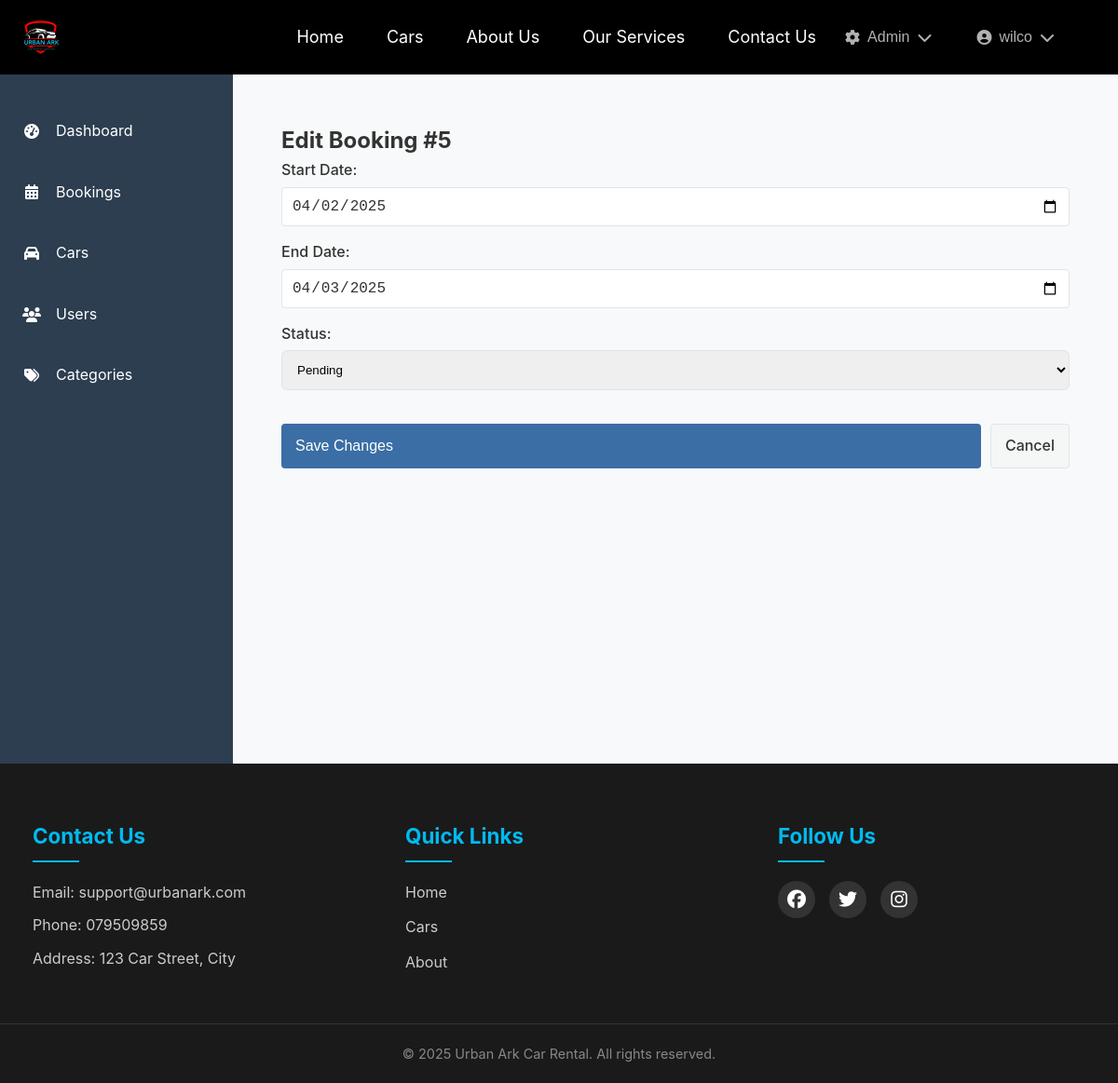
The app's page /cars/admin/bookings/5/edit/ (signed in) with its own data.
### users/models.py (models this page shows, shortened)
class CustomUser(AbstractUser):
    USER_TYPE_CHOICES = (
        ('customer', 'Customer'),
        ('admin', 'Admin'),
        ('staff', 'Staff')
    )
    GENDER_CHOICES = [
        ('male', 'Male'),
        ('female', 'Female'),
        ('other', 'Other')
    ]
    user_type = models.CharField(max_length=20, choices=USER_TYPE_CHOICES, default='customer')
    email = models.EmailField(_('email address'), unique=True)
    gender = models.CharField(max_length=10, choices=GENDER_CHOICES, blank=True, null=True)
    date_of_birth = models.DateField(_('date of birth'), null=True, blank=True)
    profile_picture = models.ImageField(upload_to='profile_pics/', null=True, blank=True)
    is_verified = models.BooleanField(default=False)
    phone_regex = RegexValidator(
        regex=r'^\+?1?\d{9,15}$',
        message="Phone number must be entered in the format: '+999999999'. Up to 15 digits allowed."
    )
    phone_number = models.CharField(validators=[phone_regex], max_length=17, blank=True)
    emergency_contact = models.CharField(max_length=100, blank=True)
    emergency_phone = models.CharField(validators=[phone_regex], max_length=17, blank=True)
    street_address = models.CharField(max_length=255, blank=True)
    city = models.CharField(max_length=100, blank=True)
    postal_code = models.CharField(max_length=10, blank=True)
    country = models.CharField(max_length=100, blank=True)
    license_number = models.CharField(max_length=50, blank=True)
    license_country = models.CharField(max_length=100, blank=True)
    license_expiry = models.DateField(null=True, blank=True)
    license_image = models.ImageField(upload_to='licenses/', null=True, blank=True)
    has_international_permit = models.BooleanField(default=False)
    international_permit_number = models.CharField(max_length=50, blank=True)
    international_permit_expiry = models.DateField(null=True, blank=True)
    USERNAME_FIELD = 'email'
    REQUIRED_FIELDS = ['username']
    class Meta:
        verbose_name = _('user')
        verbose_name_plural = _('users')

### cars/models.py (models this page shows, shortened)
class Booking(models.Model):
    STATUS_CHOICES = [
        ('pending', 'Pending'),
        ('confirmed', 'Confirmed'),
        ('active', 'Active'),
        ('completed', 'Completed'),
        ('overdue', 'Overdue'),
        ('returned', 'Returned'),
        ('cancelled', 'Cancelled')
    ]
    user = models.ForeignKey(
        settings.AUTH_USER_MODEL,
        on_delete=models.CASCADE,
        related_name='bookings'  # Add this line
    )
    car = models.ForeignKey(Car, on_delete=models.CASCADE)
    start_date = models.DateTimeField()
    end_date = models.DateTimeField()
    actual_return_date = models.DateTimeField(null=True, blank=True)
    total_cost = models.DecimalField(max_digits=10, decimal_places=2)
    status = models.CharField(max_length=20, choices=STATUS_CHOICES, default='pending')
    booking_date = models.DateTimeField(auto_now_add=True)
    is_late = models.BooleanField(default=False)
    late_fees = models.DecimalField(max_digits=10, decimal_places=2, default=0)
    penalty_paid = models.BooleanField(default=False)

### cars/views.py (the view, shortened to what this page needs)
# urls.py: path('admin/bookings/<int:booking_id>/edit/', views.admin_booking_edit_view, name='admin_booking_edit'),
@user_passes_test(is_admin)
def admin_booking_edit_view(request, booking_id):
    booking = get_object_or_404(Booking, id=booking_id)
    return render(request, 'admin/booking_edit.html', {'booking': booking})

### cars/views.py (called while the page is built)
def is_admin(user):
    return user.is_authenticated and user.is_staff

### templates/admin/booking_edit.html (shortened to what this page needs)
{% extends 'admin/base_admin.html' %}
{% load static %}
{% block admin_content %}
<div class="booking-edit">
    <h2>Edit Booking #{{ booking.id }}</h2>
    <form method="post" class="booking-form">
        <div class="form-group">
            <label>Start Date:</label>
            <input type="date" name="start_date" value="{{ booking.start_date|date:'Y-m-d' }}" required>
        </div>
        <div class="form-group">
            <label>End Date:</label>
            <input type="date" name="end_date" value="{{ booking.end_date|date:'Y-m-d' }}" required>
        </div>
        <div class="form-group">
            <label>Status:</label>
            <select name="status">
                {% for status, label in booking.STATUS_CHOICES %}
                    <option value="{{ status }}" {% if booking.status == status %}selected{% endif %}>
                        {{ label }}
                    </option>
                {% endfor %}
            </select>
        </div>
        <div class="actions">
            <button type="submit" class="btn btn-primary">Save Changes</button>
            <a href="{% url 'admin_booking_detail' booking.id %}" class="btn btn-secondary">Cancel</a>
        </div>
    </form>
</div>
{% endblock %}

### templates/base.html (shortened to what this page needs)
<html lang="en">
<head>
    {% load static %}
    <link rel="stylesheet" href="{% static 'css/style.css' %}">
    <link rel="stylesheet" href="{% static 'css/home.css' %}">
    <link rel="stylesheet" href="{% static 'css/about.css' %}">
    <link rel="stylesheet" href="{% static 'css/contact.css' %}">
    <link rel="stylesheet" href="https://cdnjs.cloudflare.com/ajax/libs/font-awesome/6.7.2/css/all.min.css">
    {% block extra_css %}{% endblock %}
</head>
<body>
    <header class="header">
        <div class="logo-container">
            <a href="{% url 'home' %}">
                <img src="{% static 'img/logo.png' %}" alt="Urban Ark Logo" class="logo">
            </a>
        </div>
        <nav class="navbar">
            <div class="nav-links">
                <a href="{% url 'home' %}" class="{% if request.resolver_match.url_name == 'home' %}active{% endif %}">Home</a>
                <a href="{% url 'car_list' %}" class="{% if request.resolver_match.url_name == 'car_list' %}active{% endif %}">Cars</a>
                <a href="{% url 'about' %}" class="{% if request.resolver_match.url_name == 'about' %}active{% endif %}">About Us</a>
                <a href="{% url 'services' %}" class="{% if request.resolver_match.url_name == 'services' %}active{% endif %}">Our Services</a>
                <a href="{% url 'contact' %}" class="{% if request.resolver_match.url_name == 'contact' %}active{% endif %}">Contact Us</a>
            </div>
            {% if user.is_authenticated %}
            <div class="nav-right">
                {% if user.is_staff %}
                <div class="dropdown">
                    <button class="dropbtn">
                        <i class="fas fa-cog"></i> Admin
                        <i class="fas fa-chevron-down"></i>
                    </button>
                </div>
                {% endif %}
                <div class="dropdown">
                    <button class="dropbtn user-menu-btn">
                        {% if user.profile_picture %}
                            <img src="{{ user.profile_picture.url }}" alt="Profile" class="profile-pic">
                        {% else %}
                            <i class="fas fa-user-circle"></i>
                        {% endif %}
                        {{ user.get_full_name|default:user.username }}
                        <i class="fas fa-chevron-down"></i>
                    </button>
                </div>
            </div>
            {% else %}
            <div class="nav-right">
                <a href="{% url 'login' %}" class="login-btn">Login</a>
                <a href="{% url 'register' %}" class="register-btn">Register</a>
            </div>
            {% endif %}
        </nav>
    </header>
    <div class="content">
        {% block content %}
        {% endblock %}
    </div>
    <footer class="site-footer">
        <div class="footer-content">
            <div class="footer-section">
                <h3>Contact Us</h3>
                <p>Email: support@urbanark.com</p>
                <p>Phone: 079509859</p>
                <p>Address: 123 Car Street, City</p>
            </div>
            <div class="footer-section">
                <h3>Quick Links</h3>
                <ul>
                    <li><a href="{% url 'home' %}">Home</a></li>
                    <li><a href="{% url 'car_list' %}">Cars</a></li>
                    <li><a href="{% url 'about' %}">About</a></li>
                </ul>
            </div>
            <div class="footer-section">
                <h3>Follow Us</h3>
                <div class="social-links">
                    <a href="#"><i class="fab fa-facebook"></i></a>
                    <a href="#"><i class="fab fa-twitter"></i></a>
                    <a href="#"><i class="fab fa-instagram"></i></a>
                </div>
            </div>
        </div>
        <div class="footer-bottom">
            <p>&copy; <span id="year"></span> Urban Ark Car Rental. All rights reserved.</p>
        </div>
    </footer>
</body>
</html>

### static/css/style.css (style rules this page uses)
.header { background: black; padding: 15px 20px; display: flex; justify-content: space-between; align-items: center; position: fixed; top: 0; left: 0; width: 100%; z-index: 100; box-sizing: border-box; }
.logo-container img { height: 50px; width: auto; }
.navbar { display: flex; justify-content: space-between; align-items: center; padding: 0 2rem; }
.nav-links { display: flex; align-items: center; gap: 1rem; }
.nav-right { display: flex; align-items: center; gap: 1rem; }
.navbar a { color: white; text-decoration: none; margin: 0 15px; font-size: 18px; transition: color 0.3s ease; position: relative; }
.navbar a::after { content: ''; position: absolute; width: 0; height: 2px; background: #00baf0; left: 0; bottom: -5px; transition: width 0.3s ease; }
.dropdown { position: relative; display: inline-block; }
.dropbtn { background: transparent; color: #b3b0b0; padding: 0.5rem 1rem; border: none; cursor: pointer; display: flex; align-items: center; gap: 0.5rem; font-size: 1rem; }
.user-menu-btn { display: flex; align-items: center; gap: 0.5rem; }
.site-footer { background: #1a1a1a; color: #fff; padding: 60px 0 20px; margin-top: auto; }
.footer-content { max-width: 1200px; margin: 0 auto; display: grid; grid-template-columns: repeat(auto-fit, minmax(250px, 1fr)); gap: 40px; padding: 0 20px; }
.footer-section { padding: 0 15px; }
.footer-section h3 { color: #00baf0; font-size: 1.4rem; margin-bottom: 20px; position: relative; padding-bottom: 10px; }
.footer-section h3::after { content: ''; position: absolute; left: 0; bottom: 0; width: 50px; height: 2px; background: #00baf0; }
.footer-section p { margin: 10px 0; color: #ccc; line-height: 1.6; }
.footer-section ul { list-style: none; padding: 0; }
.footer-section ul li { margin-bottom: 12px; }
.footer-section a { color: #ccc; text-decoration: none; transition: color 0.3s ease, padding-left 0.3s ease; display: inline-block; }
.social-links { display: flex; gap: 15px; margin-top: 20px; }
.social-links a { background: #333; width: 40px; height: 40px; border-radius: 50%; display: flex; align-items: center; justify-content: center; transition: transform 0.3s ease, background-color 0.3s ease; }
.social-links a i { font-size: 20px; color: #fff; }
.footer-bottom { text-align: center; margin-top: 40px; padding-top: 20px; border-top: 1px solid #333; }
.footer-bottom p { color: #888; font-size: 0.9rem; }
body { min-height: 100vh; display: flex; flex-direction: column; }
.content { flex: 1; padding-top: 80px; }
.content { padding-top: 80px; }

### static/css/home.css (style rules this page uses)
* { box-sizing: border-box; margin: 0; padding: 0; }
body { font-family: 'Poppins', sans-serif; color: #333; line-height: 1.6; background-color: #f9f9f9; }
.btn { display: inline-block; text-decoration: none; padding: 0.8rem 1.5rem; border-radius: 5px; font-weight: 500; transition: all 0.3s ease; text-align: center; }
.btn-primary { background-color: #2c3e50; color: white; border: none; width: 100%; margin-top: 1rem; }

### static/css/about.css (style rules this page uses)
:root { --primary-color: #1e3a8a; --secondary-color: #3b82f6; --accent-color: #f59e0b; --light-gray: #f3f4f6; --dark-gray: #4b5563; --white: #ffffff; --shadow: 0 4px 6px rgba(0, 0, 0, 0.1); --transition: all 0.3s ease; }
body { color: #333; font-family: 'Roboto', Arial, sans-serif; line-height: 1.6; }

### static/css/contact.css (style rules this page uses)
:root { --primary-color: #1e3a8a; --secondary-color: #3b82f6; --accent-color: #f59e0b; --light-gray: #f3f4f6; --dark-gray: #4b5563; --white: #ffffff; --shadow: 0 4px 6px rgba(0, 0, 0, 0.1); --transition: all 0.3s ease; }
.form-group { margin-bottom: 20px; }
.form-group label { display: block; margin-bottom: 8px; font-weight: 500; color: var(--dark-gray); }
.form-group input, .form-group textarea { width: 100%; padding: 12px 15px; border: 1px solid #ddd; border-radius: 4px; font-size: 1rem; color: #333; transition: var(--transition); }
.btn-primary { background-color: var(--primary-color); color: var(--white); padding: 12px 25px; border: none; border-radius: 4px; font-size: 1rem; font-weight: 600; cursor: pointer; transition: var(--transition); display: inline-flex; align-items: center; gap: 8px; }

### static/css/admin.css (style rules this page uses)
.booking-detail, .booking-edit { padding: 20px; max-width: 1200px; margin: 0 auto; }
.actions { margin-top: 20px; display: flex; gap: 10px; }
.btn { padding: 8px 16px; border-radius: 4px; text-decoration: none; cursor: pointer; border: none; }
.btn-primary { background: #007bff; color: white; }
.btn-secondary { background: #6c757d; color: white; }
.btn { padding: 8px 16px; border-radius: 4px; border: none; cursor: pointer; font-weight: 500; }

### records on screen
CustomUser: get_full_name "wilco"
Booking: id "5", start_date "04/02/2025", end_date "04/03/2025", status "Pending"
